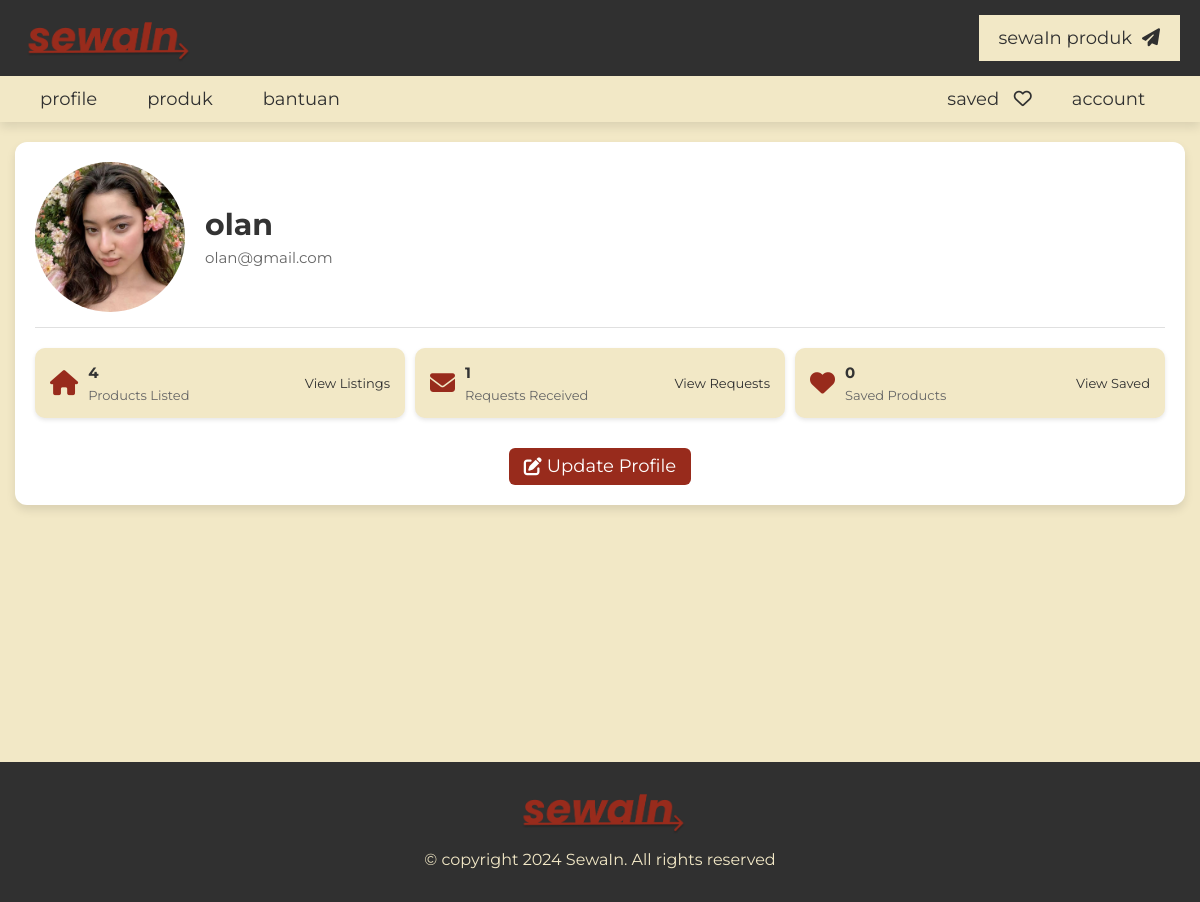
/project/dashboard.php (signed in), run on the app's committed database.
### tables this page shows
CREATE TABLE `users` (
  `id` int(20) NOT NULL,
  `name` varchar(50) NOT NULL,
  `number` varchar(13) NOT NULL,
  `email` varchar(50) NOT NULL,
  `password` varchar(50) NOT NULL,
  `profile_pic` varchar(255) DEFAULT NULL
);

### project/dashboard.php (the view, shortened to what this page needs)
<?php
include 'components/connect.php';
if(isset($_COOKIE['user_id'])){
   $user_id = $_COOKIE['user_id'];
}else{
   $user_id = '';
   header('location:login.php');
   exit();
}
$select_profile = $conn->prepare("SELECT * FROM `users` WHERE id = ? LIMIT 1");
$select_profile->execute([$user_id]);
$fetch_profile = $select_profile->fetch(PDO::FETCH_ASSOC);
?>
<!DOCTYPE html>
<html lang="en">
<head>
   <link rel="stylesheet" href="https://cdnjs.cloudflare.com/ajax/libs/font-awesome/6.2.0/css/all.min.css">
   <link rel="stylesheet" href="css/style.css">
</head>
<body>
<?php include 'components/user_header.php'; ?>
<section class="dashboard">
   <div class="dashboard-container">
      <?php if($fetch_profile): ?>
         <div class="profile-section">
            <div class="profile-header">
               <div class="profile-image-container">
                  <form action="" method="post" enctype="multipart/form-data" class="profile-pic-form">
                     <label for="profile_pic" class="profile-image-wrapper">
                        <?php
                        $profile_pic = !empty($fetch_profile['profile_pic'])
                           ? 'uploaded_images/' . $fetch_profile['profile_pic']
                           : 'images/default-avatar.png';
                        ?>
                        <img src="<?= htmlspecialchars($profile_pic); ?>" alt="Profile Picture" class="profile-image">
                     </label>
                  </form>
               </div>
               <div class="profile-info">
                  <h2><?= htmlspecialchars($fetch_profile['name']); ?></h2>
                  <p><?= htmlspecialchars($fetch_profile['email']); ?></p>
               </div>
            </div>
            <div class="dashboard-stats">
               <div class="stat-card">
                  <div class="stat-icon"><i class="fas fa-home"></i></div>
                  <div class="stat-content">
                     <?php
                     $count_properties = $conn->prepare("SELECT * FROM `product` WHERE user_id = ?");
                     $count_properties->execute([$user_id]);
                     $total_properties = $count_properties->rowCount();
                     ?>
                     <h3><?= $total_properties; ?></h3>
                     <p>Products Listed</p>
                  </div>
                  <a href="my_listings.php" class="stat-link">View Listings</a>
               </div>
               <div class="stat-card">
                  <div class="stat-icon"><i class="fas fa-envelope"></i></div>
                  <div class="stat-content">
                     <?php
                     $count_requests_received = $conn->prepare("SELECT * FROM `requests` WHERE receiver = ?");
                     $count_requests_received->execute([$user_id]);
                     $total_requests_received = $count_requests_received->rowCount();
                     ?>
                     <h3><?= $total_requests_received; ?></h3>
                     <p>Requests Received</p>
                  </div>
                  <a href="requests.php" class="stat-link">View Requests</a>
               </div>
               <div class="stat-card">
                  <div class="stat-icon"><i class="fas fa-heart"></i></div>
                  <div class="stat-content">
                     <?php
                     $count_saved_properties = $conn->prepare("SELECT * FROM `saved` WHERE user_id = ?");
                     $count_saved_properties->execute([$user_id]);
                     $total_saved_properties = $count_saved_properties->rowCount();
                     ?>
                     <h3><?= $total_saved_properties; ?></h3>
                     <p>Saved Products</p>
                  </div>
                  <a href="saved.php" class="stat-link">View Saved</a>
               </div>
            </div>
            <div class="profile-actions">
               <a href="update.php" class="btn btn-primary">
                  <i class="fas fa-edit"></i> Update Profile
               </a>
            </div>
         </div>
      <?php else: ?>
         <div class="error-message">
            <p>User profile not found. Please login again.</p>
         </div>
      <?php endif; ?>
   </div>
</section>
<?php include 'components/footer.php'; ?>
</body>
</html>

### project/css/style.css (style rules this page uses)
:root { --main-color:#982B1C; --light-color:#666; --light-bg:#eee; --white:#F2E8C6; --black:#303030; --border:.1rem solid var(--light-color); --box-shadow:0 .5rem 1rem rgba(0,0,0,.1); }
* { font-family: 'Montserrat', sans-serif; margin: 0; padding: 0; box-sizing: border-box; outline: none; border: none; text-decoration: none; }
html { font-size: 62.5%; overflow-x: hidden; scroll-behavior: smooth; scroll-padding-top: 10rem; }
body { background-color: var(--light-bg); min-height: 100vh; margin: 0; }
section { padding: 3rem 2rem; max-width: 1200px; margin: 0 auto; }
.btn, .inline-btn { margin-top: 1rem; padding: 1rem 3rem; background-color: var(--main-color); color: var(--white); cursor: pointer; text-align: center; font-size: 1.8rem; text-transform: capitalize; }
.btn { display: block; width: fit-content; }
.dashboard { background-color: var(--white); padding: 2rem 0; min-height: 80vh; }
.dashboard-container { max-width: 1200px; margin: 0 auto; padding: 0 15px; }
.profile-section { background-color: white; border-radius: 12px; box-shadow: var(--box-shadow); padding: 2rem; }
.profile-header { display: flex; align-items: center; margin-bottom: 2rem; border-bottom: 1px solid #e0e0e0; padding-bottom: 1.5rem; }
.profile-image-container { position: relative; margin-right: 2rem; }
.profile-image-wrapper { display: block; position: relative; width: 150px; height: 150px; border-radius: 50%; overflow: hidden; cursor: pointer; transition: all 0.3s ease; }
.profile-image { width: 100%; height: 100%; object-fit: cover; }
.profile-info { flex-grow: 1; }
.profile-info h2 { margin: 0 0 0.5rem 0; color: #333; font-size: 3rem; }
.profile-info p { margin: 0; font-size: 1.5rem; color: #666; }
.dashboard-stats { display: grid; grid-template-columns: repeat(3, 1fr); gap: 1rem; margin-bottom: 2rem; }
.stat-card { background-color: var(--white); border-radius: 10px; padding: 1.5rem; display: flex; align-items: center; box-shadow: 0 2px 4px rgba(0, 0, 0, 0.1); transition: transform 0.3s ease; }
.stat-icon { font-size: 2.5rem; color: var(--main-color); margin-right: 1rem; display: flex; align-items: center; }
.stat-content { flex-grow: 1; }
.stat-content h3 { margin: 0 0 0.5rem 0; font-size: 1.5rem; color: #333; }
.stat-content p { margin: 0; color: #666; font-size: 1.3rem; }
.stat-link { color: var(--black); text-decoration: none; font-size: 1.3rem; }
.profile-actions { display: flex; justify-content: center; margin-top: 1rem; }
.btn-primary { background-color: var(--main-color); color: white; padding: 0.75rem 1.5rem; border-radius: 6px; text-decoration: none; display: inline-flex; align-items: center; gap: 0.5rem; }

### data on the page
users: profile_pic (picture), name "olan", email "olan@gmail.com"

### other printed values
$total_properties "4"
$total_requests_received "1"
$total_saved_properties "0"
